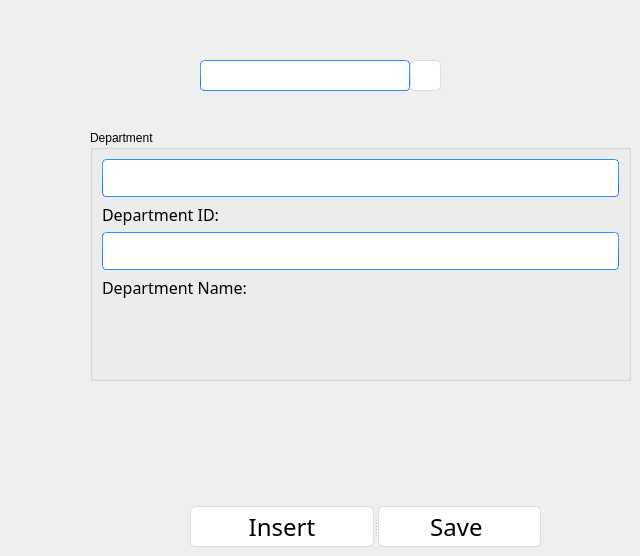
    <widget class="QWidget" name="page0">
     <widget class="QPushButton" name="search_dep">
      <property name="geometry">
       <rect>
        <x>410</x>
        <y>60</y>
        <width>31</width>
        <height>31</height>
       </rect>
      </property>
      <property name="font">
       <font>
        <family>Bahnschrift Light</family>
        <pointsize>18</pointsize>
        <weight>3</weight>
        <italic>false</italic>
        <bold>false</bold>
       </font>
      </property>
      <property name="styleSheet">
       <string notr="true">QPushButton{
	font: 25 18pt &quot;Bahnschrift Light&quot;;
	border-style: solid;
	border-top-color: qlineargradient(spread:pad, x1:0.5, y1:1, x2:0.5, y2:0, stop:0 rgb(215, 215, 215), stop:1 rgb(222, 222, 222));
	border-right-color: qlineargradient(spread:pad, x1:0, y1:0.5, x2:1, y2:0.5, stop:0 rgb(217, 217, 217), stop:1 rgb(227, 227, 227));
	border-left-color: qlineargradient(spread:pad, x1:0, y1:0.5, x2:1, y2:0.5, stop:0 rgb(227, 227, 227), stop:1 rgb(217, 217, 217));
	border-bottom-color: qlineargradient(spread:pad, x1:0.5, y1:1, x2:0.5, y2:0, stop:0 rgb(215, 215, 215), stop:1 rgb(222, 222, 222));
	border-width: 1px;
	border-radius: 5px;
	color: rgb(0,0,0);
	padding: 2px;
	background-color: rgb(255,255,255);
}
QPushButton:hover{
	border-style: solid;
	border-top-color: qlineargradient(spread:pad, x1:0.5, y1:1, x2:0.5, y2:0, stop:0 rgb(195, 195, 195), stop:1 rgb(222, 222, 222));
	border-right-color: qlineargradient(spread:pad, x1:0, y1:0.5, x2:1, y2:0.5, stop:0 rgb(197, 197, 197), stop:1 rgb(227, 227, 227));
	border-left-color: qlineargradient(spread:pad, x1:0, y1:0.5, x2:1, y2:0.5, stop:0 rgb(227, 227, 227), stop:1 rgb(197, 197, 197));
	border-bottom-color: qlineargradient(spread:pad, x1:0.5, y1:1, x2:0.5, y2:0, stop:0 rgb(195, 195, 195), stop:1 rgb(222, 222, 222));
	border-width: 1px;
	border-radius: 5px;
	color: rgb(0,0,0);
	padding: 2px;
	background-color: rgb(255,255,255);
}
QPushButton:pressed{
	border-style: solid;
	border-top-color: qlineargradient(spread:pad, x1:0.5, y1:1, x2:0.5, y2:0, stop:0 rgb(215, 215, 215), stop:1 rgb(222, 222, 222));
	border-right-color: qlineargradient(spread:pad, x1:0, y1:0.5, x2:1, y2:0.5, stop:0 rgb(217, 217, 217), stop:1 rgb(227, 227, 227));
	border-left-color: qlineargradient(spread:pad, x1:0, y1:0.5, x2:1, y2:0.5, stop:0 rgb(227, 227, 227), stop:1 rgb(217, 217, 217));
	border-bottom-color: qlineargradient(spread:pad, x1:0.5, y1:1, x2:0.5, y2:0, stop:0 rgb(215, 215, 215), stop:1 rgb(222, 222, 222));
	border-width: 1px;
	border-radius: 5px;
	color: rgb(0,0,0);
	padding: 2px;
	background-color: rgb(142,142,142);
}
QPushButton:disabled{
	border-style: solid;
	border-top-color: qlineargradient(spread:pad, x1:0.5, y1:1, x2:0.5, y2:0, stop:0 rgb(215, 215, 215), stop:1 rgb(222, 222, 222));
	border-right-color: qlineargradient(spread:pad, x1:0, y1:0.5, x2:1, y2:0.5, stop:0 rgb(217, 217, 217), stop:1 rgb(227, 227, 227));
	border-left-color: qlineargradient(spread:pad, x1:0, y1:0.5, x2:1, y2:0.5, stop:0 rgb(227, 227, 227), stop:1 rgb(217, 217, 217));
	border-bottom-color: qlineargradient(spread:pad, x1:0.5, y1:1, x2:0.5, y2:0, stop:0 rgb(215, 215, 215), stop:1 rgb(222, 222, 222));
	border-width: 1px;
	border-radius: 5px;
	color: #808086;
	padding: 2px;
	background-color: rgb(142,142,142);
}</string>
      </property>
      <property name="text">
       <string/>
      </property>
      <property name="icon">
       <iconset>
        <normaloff>../icon1.jpg</normaloff>../icon1.jpg</iconset>
      </property>
      <property name="iconSize">
       <size>
        <width>32</width>
        <height>32</height>
       </size>
      </property>
     </widget>
     <widget class="QLineEdit" name="lineEdit_2">
      <property name="geometry">
       <rect>
        <x>200</x>
        <y>60</y>
        <width>210</width>
        <height>31</height>
       </rect>
      </property>
      <property name="font">
       <font>
        <family>Bahnschrift Light</family>
        <pointsize>18</pointsize>
        <weight>3</weight>
        <italic>false</italic>
        <bold>false</bold>
       </font>
      </property>
      <property name="styleSheet">
       <string notr="true">font: 25 18pt &quot;Bahnschrift Light&quot;;

border-width: 1px; border-radius: 4px;
background-color: rgb(255, 255, 255);
	border-style: solid;
	border-color: qlineargradient(spread:pad, x1:0.5, y1:1, x2:0.5, y2:0, stop:0 rgba(0, 113, 255, 255), stop:1 rgba(91, 171, 252, 255));</string>
      </property>
     </widget>
     <widget class="QGroupBox" name="groupBox">
      <property name="geometry">
       <rect>
        <x>90</x>
        <y>130</y>
        <width>541</width>
        <height>251</height>
       </rect>
      </property>
      <property name="styleSheet">
       <string notr="true">font: 25 18pt &quot;Bahnschrift Light&quot;;

</string>
      </property>
      <property name="title">
       <string>Department</string>
      </property>
      <property name="flat">
       <bool>true</bool>
      </property>
      <layout class="QFormLayout" name="formLayout">
       <item row="1" column="0" colspan="2">
        <widget class="QLineEdit" name="depid_line">
         <property name="font">
          <font>
           <family>Bahnschrift Light</family>
           <pointsize>18</pointsize>
           <weight>3</weight>
           <italic>false</italic>
           <bold>false</bold>
          </font>
         </property>
         <property name="styleSheet">
          <string notr="true">font: 25 18pt &quot;Bahnschrift Light&quot;;

border-width: 1px; border-radius: 4px;
background-color: rgb(255, 255, 255);
	border-style: solid;
	border-color: qlineargradient(spread:pad, x1:0.5, y1:1, x2:0.5, y2:0, stop:0 rgba(0, 113, 255, 255), stop:1 rgba(91, 171, 252, 255));</string>
         </property>
        </widget>
       </item>
       <item row="4" column="0" colspan="2">
        <widget class="QLineEdit" name="dep_line">
         <property name="font">
          <font>
           <family>Bahnschrift Light</family>
           <pointsize>18</pointsize>
           <weight>3</weight>
           <italic>false</italic>
           <bold>false</bold>
          </font>
         </property>
         <property name="styleSheet">
          <string notr="true">font: 25 18pt &quot;Bahnschrift Light&quot;;

border-width: 1px; border-radius: 4px;
background-color: rgb(255, 255, 255);
	border-style: solid;
	border-color: qlineargradient(spread:pad, x1:0.5, y1:1, x2:0.5, y2:0, stop:0 rgba(0, 113, 255, 255), stop:1 rgba(91, 171, 252, 255));</string>
         </property>
        </widget>
       </item>
       <item row="2" column="0">
        <widget class="QLabel" name="label">
         <property name="font">
          <font>
           <family>Bahnschrift Light</family>
           <pointsize>12</pointsize>
           <weight>3</weight>
           <italic>false</italic>
           <bold>false</bold>
          </font>
         </property>
         <property name="styleSheet">
          <string notr="true">font: 25 12pt &quot;Bahnschrift Light&quot;;

</string>
         </property>
         <property name="text">
          <string>Department ID:</string>
         </property>
        </widget>
       </item>
       <item row="5" column="0">
        <widget class="QLabel" name="label_2">
         <property name="font">
          <font>
           <family>Bahnschrift Light</family>
           <pointsize>12</pointsize>
           <weight>3</weight>
           <italic>false</italic>
           <bold>false</bold>
          </font>
         </property>
         <property name="styleSheet">
          <string notr="true">font: 25 12pt &quot;Bahnschrift Light&quot;;

</string>
         </property>
         <property name="text">
          <string>Department Name:</string>
         </property>
        </widget>
       </item>
      </layout>
     </widget>
     <widget class="QSplitter" name="splitter_5">
      <property name="geometry">
       <rect>
        <x>190</x>
        <y>506</y>
        <width>351</width>
        <height>41</height>
       </rect>
      </property>
      <property name="orientation">
       <enum>Qt::Horizontal</enum>
      </property>
      <widget class="QPushButton" name="insert_dep">
       <property name="font">
        <font>
         <family>Bahnschrift Light</family>
         <pointsize>18</pointsize>
         <weight>3</weight>
         <italic>false</italic>
         <bold>false</bold>
        </font>
       </property>
       <property name="styleSheet">
        <string notr="true">QPushButton{
	font: 25 18pt &quot;Bahnschrift Light&quot;;
	border-style: solid;
	border-top-color: qlineargradient(spread:pad, x1:0.5, y1:1, x2:0.5, y2:0, stop:0 rgb(215, 215, 215), stop:1 rgb(222, 222, 222));
	border-right-color: qlineargradient(spread:pad, x1:0, y1:0.5, x2:1, y2:0.5, stop:0 rgb(217, 217, 217), stop:1 rgb(227, 227, 227));
	border-left-color: qlineargradient(spread:pad, x1:0, y1:0.5, x2:1, y2:0.5, stop:0 rgb(227, 227, 227), stop:1 rgb(217, 217, 217));
	border-bottom-color: qlineargradient(spread:pad, x1:0.5, y1:1, x2:0.5, y2:0, stop:0 rgb(215, 215, 215), stop:1 rgb(222, 222, 222));
	border-width: 1px;
	border-radius: 5px;
	color: rgb(0,0,0);
	padding: 2px;
	background-color: rgb(255,255,255);
}
QPushButton:hover{
	border-style: solid;
	border-top-color: qlineargradient(spread:pad, x1:0.5, y1:1, x2:0.5, y2:0, stop:0 rgb(195, 195, 195), stop:1 rgb(222, 222, 222));
	border-right-color: qlineargradient(spread:pad, x1:0, y1:0.5, x2:1, y2:0.5, stop:0 rgb(197, 197, 197), stop:1 rgb(227, 227, 227));
	border-left-color: qlineargradient(spread:pad, x1:0, y1:0.5, x2:1, y2:0.5, stop:0 rgb(227, 227, 227), stop:1 rgb(197, 197, 197));
	border-bottom-color: qlineargradient(spread:pad, x1:0.5, y1:1, x2:0.5, y2:0, stop:0 rgb(195, 195, 195), stop:1 rgb(222, 222, 222));
	border-width: 1px;
	border-radius: 5px;
	color: rgb(0,0,0);
	padding: 2px;
	background-color: rgb(255,255,255);
}
QPushButton:pressed{
	border-style: solid;
	border-top-color: qlineargradient(spread:pad, x1:0.5, y1:1, x2:0.5, y2:0, stop:0 rgb(215, 215, 215), stop:1 rgb(222, 222, 222));
	border-right-color: qlineargradient(spread:pad, x1:0, y1:0.5, x2:1, y2:0.5, stop:0 rgb(217, 217, 217), stop:1 rgb(227, 227, 227));
	border-left-color: qlineargradient(spread:pad, x1:0, y1:0.5, x2:1, y2:0.5, stop:0 rgb(227, 227, 227), stop:1 rgb(217, 217, 217));
	border-bottom-color: qlineargradient(spread:pad, x1:0.5, y1:1, x2:0.5, y2:0, stop:0 rgb(215, 215, 215), stop:1 rgb(222, 222, 222));
	border-width: 1px;
	border-radius: 5px;
	color: rgb(0,0,0);
	padding: 2px;
	background-color: rgb(142,142,142);
}
QPushButton:disabled{
	border-style: solid;
	border-top-color: qlineargradient(spread:pad, x1:0.5, y1:1, x2:0.5, y2:0, stop:0 rgb(215, 215, 215), stop:1 rgb(222, 222, 222));
	border-right-color: qlineargradient(spread:pad, x1:0, y1:0.5, x2:1, y2:0.5, stop:0 rgb(217, 217, 217), stop:1 rgb(227, 227, 227));
	border-left-color: qlineargradient(spread:pad, x1:0, y1:0.5, x2:1, y2:0.5, stop:0 rgb(227, 227, 227), stop:1 rgb(217, 217, 217));
	border-bottom-color: qlineargradient(spread:pad, x1:0.5, y1:1, x2:0.5, y2:0, stop:0 rgb(215, 215, 215), stop:1 rgb(222, 222, 222));
	border-width: 1px;
	border-radius: 5px;
	color: #808086;
	padding: 2px;
	background-color: rgb(142,142,142);
}</string>
       </property>
       <property name="text">
        <string>Insert</string>
       </property>
      </widget>
      <widget class="QPushButton" name="save_dep">
       <property name="font">
        <font>
         <family>Bahnschrift Light</family>
         <pointsize>18</pointsize>
         <weight>3</weight>
         <italic>false</italic>
         <bold>false</bold>
        </font>
       </property>
       <property name="styleSheet">
        <string notr="true">QPushButton{
	font: 25 18pt &quot;Bahnschrift Light&quot;;
	border-style: solid;
	border-top-color: qlineargradient(spread:pad, x1:0.5, y1:1, x2:0.5, y2:0, stop:0 rgb(215, 215, 215), stop:1 rgb(222, 222, 222));
	border-right-color: qlineargradient(spread:pad, x1:0, y1:0.5, x2:1, y2:0.5, stop:0 rgb(217, 217, 217), stop:1 rgb(227, 227, 227));
	border-left-color: qlineargradient(spread:pad, x1:0, y1:0.5, x2:1, y2:0.5, stop:0 rgb(227, 227, 227), stop:1 rgb(217, 217, 217));
	border-bottom-color: qlineargradient(spread:pad, x1:0.5, y1:1, x2:0.5, y2:0, stop:0 rgb(215, 215, 215), stop:1 rgb(222, 222, 222));
	border-width: 1px;
	border-radius: 5px;
	color: rgb(0,0,0);
	padding: 2px;
	background-color: rgb(255,255,255);
}
QPushButton:hover{
	border-style: solid;
	border-top-color: qlineargradient(spread:pad, x1:0.5, y1:1, x2:0.5, y2:0, stop:0 rgb(195, 195, 195), stop:1 rgb(222, 222, 222));
	border-right-color: qlineargradient(spread:pad, x1:0, y1:0.5, x2:1, y2:0.5, stop:0 rgb(197, 197, 197), stop:1 rgb(227, 227, 227));
	border-left-color: qlineargradient(spread:pad, x1:0, y1:0.5, x2:1, y2:0.5, stop:0 rgb(227, 227, 227), stop:1 rgb(197, 197, 197));
	border-bottom-color: qlineargradient(spread:pad, x1:0.5, y1:1, x2:0.5, y2:0, stop:0 rgb(195, 195, 195), stop:1 rgb(222, 222, 222));
	border-width: 1px;
	border-radius: 5px;
	color: rgb(0,0,0);
	padding: 2px;
	background-color: rgb(255,255,255);
}
QPushButton:pressed{
	border-style: solid;
	border-top-color: qlineargradient(spread:pad, x1:0.5, y1:1, x2:0.5, y2:0, stop:0 rgb(215, 215, 215), stop:1 rgb(222, 222, 222));
	border-right-color: qlineargradient(spread:pad, x1:0, y1:0.5, x2:1, y2:0.5, stop:0 rgb(217, 217, 217), stop:1 rgb(227, 227, 227));
	border-left-color: qlineargradient(spread:pad, x1:0, y1:0.5, x2:1, y2:0.5, stop:0 rgb(227, 227, 227), stop:1 rgb(217, 217, 217));
	border-bottom-color: qlineargradient(spread:pad, x1:0.5, y1:1, x2:0.5, y2:0, stop:0 rgb(215, 215, 215), stop:1 rgb(222, 222, 222));
	border-width: 1px;
	border-radius: 5px;
	color: rgb(0,0,0);
	padding: 2px;
	background-color: rgb(142,142,142);
}
QPushButton:disabled{
	border-style: solid;
	border-top-color: qlineargradient(spread:pad, x1:0.5, y1:1, x2:0.5, y2:0, stop:0 rgb(215, 215, 215), stop:1 rgb(222, 222, 222));
	border-right-color: qlineargradient(spread:pad, x1:0, y1:0.5, x2:1, y2:0.5, stop:0 rgb(217, 217, 217), stop:1 rgb(227, 227, 227));
	border-left-color: qlineargradient(spread:pad, x1:0, y1:0.5, x2:1, y2:0.5, stop:0 rgb(227, 227, 227), stop:1 rgb(217, 217, 217));
	border-bottom-color: qlineargradient(spread:pad, x1:0.5, y1:1, x2:0.5, y2:0, stop:0 rgb(215, 215, 215), stop:1 rgb(222, 222, 222));
	border-width: 1px;
	border-radius: 5px;
	color: #808086;
	padding: 2px;
	background-color: rgb(142,142,142);
}</string>
       </property>
       <property name="text">
        <string>Save </string>
       </property>
      </widget>
     </widget>
    </widget>
